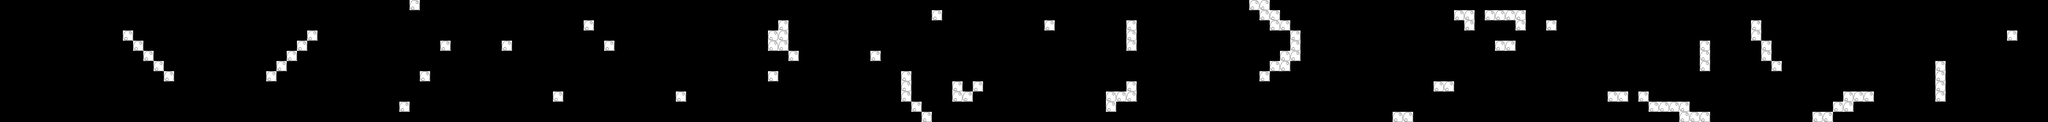

Rendered tile map (Tiled .tmx) drawn with the repository's tilesets; below, a short description and the map source with its tile grids summarised:
An orthogonal 200x12 tile map with 32x32 px tiles, 1 tile layer (Kachelebene 1).

<map version="1.0" orientation="orthogonal" width="200" height="12" tilewidth="32" tileheight="32">
 <tileset firstgid="1" name="komet" tilewidth="32" tileheight="32">
  <image source="komet.png" width="32" height="32" />
 </tileset>
 <layer name="Kachelebene 1" width="200" height="12">
  <data>[2400 cells, 104 non-empty, 1 distinct tile ids]</data>
 </layer>
</map>